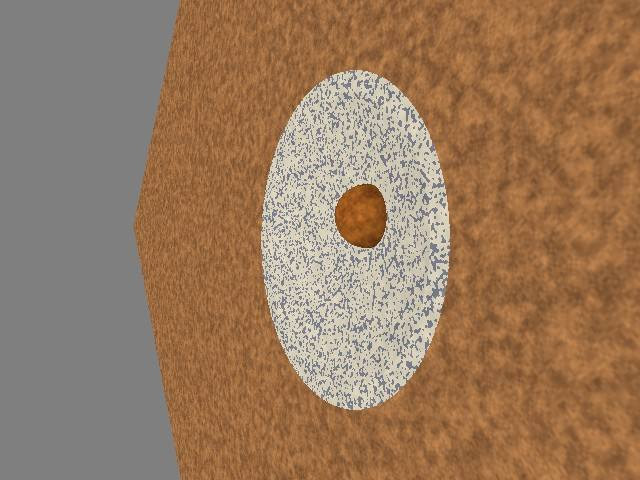
#> input picture ios/UITests/Fixtures/Sessions/2026-11-18T12-30-00Z/frames/000000.jpg, 640 x 480 px
$ python -i blur.py   (imports and definitions only)   (older library calls are emulated)
#> lines starting #> are read from the running program, lines starting #| are printed output that depends on the picture; after the words box and inside, x2 and y2 are one past the last pixel; in counts of white or black regions, pixels touching at a corner belong together
"""Complementary blur proxies, not a calibrated motion-blur probability."""
import cv2
import numpy as np


def measure(gray):
    pixels = gray.astype(np.float32)
    dx = cv2.Sobel(pixels, cv2.CV_32F, 1, 0)
    dy = cv2.Sobel(pixels, cv2.CV_32F, 0, 1)
    tensor = np.array([[np.mean(dx*dx), np.mean(dx*dy)], [np.mean(dx*dy), np.mean(dy*dy)]])
    eigen = np.linalg.eigvalsh(tensor)
    ratio = float((eigen[1]+1)/(eigen[0]+1))
    spectrum = cv2.dct(cv2.resize(pixels, (64, 64))) ** 2
    spectrum[0, 0] = 0
    yy, xx = np.indices((64, 64))
    high = float(spectrum[(xx+yy) >= 32].sum() / max(float(spectrum.sum()), 1e-8))
    sharpness = float(cv2.Laplacian(gray, cv2.CV_64F).var())
    gradient = float(np.sqrt(dx*dx+dy*dy).mean())
    return {"sharpness": sharpness, "gradientEnergy": gradient,
            "highFrequencyRatio": high, "directionalGradientRatio": ratio,
            "motionBlur": {"method": "directional-gradient-and-frequency-proxy", "directionalRatio": ratio,
                           "highFrequencyRatio": high, "calibratedProbability": False}}

>>> import cv2
>>> picture = cv2.imread('../../ios/UITests/Fixtures/Sessions/2026-11-18T12-30-00Z/frames/000000.jpg', cv2.IMREAD_GRAYSCALE)
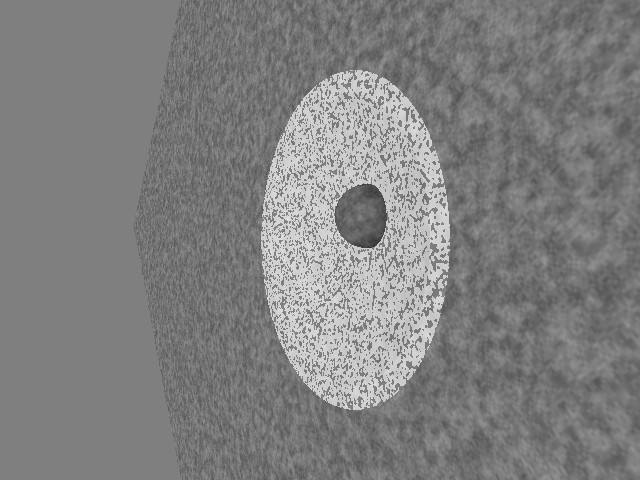
#> picture: shape (480, 640); min 34, max 253, mean 128.2
>>> result = measure(picture)
#> in measure, `dx = cv2.Sobel(pixels, cv2.CV_32F, 1, 0)`:
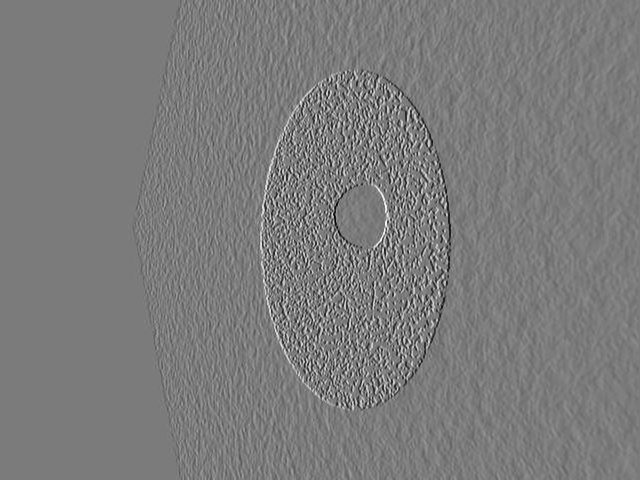
#> dx: shape (480, 640) float32; min -535, max 566, mean -0.2; drawn with min black and max white
#> in measure, `dy = cv2.Sobel(pixels, cv2.CV_32F, 0, 1)`:
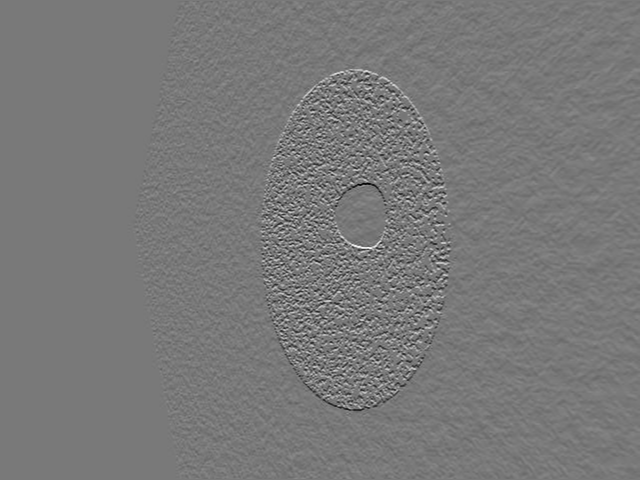
#> dy: shape (480, 640) float32; min -569, max 630, mean 0; drawn with min black and max white
#> in measure, `tensor = np.array([[np.mean(dx*dx), np.mean(dx*dy)], [np.mean(dx*dy), ..`: tensor = [[5443.7, -15.53], [-15.53, 3244.1]]
#> in measure, `eigen = np.linalg.eigvalsh(tensor)`: eigen = [3244, 5443.8]
#> in measure, `ratio = float((eigen[1]+1)/(eigen[0]+1))`: ratio = 1.68
#> in measure, `spectrum = cv2.dct(cv2.resize(pixels, (64, 64))) ** 2`:
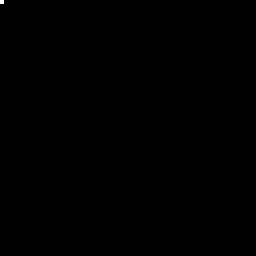
#> spectrum: shape (64, 64) float32 (shown 4 times larger); min 3.13e-06, max 67317056, mean 17156.9; drawn with min black and max white
#> in measure, `spectrum[0, 0] = 0`:
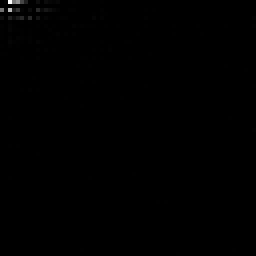
#> spectrum: shape (64, 64) float32 (shown 4 times larger); 0.02% of pixels changed, all inside (x1, y1, x2, y2) = (0, 0, 1, 1); drawn with min black and max white
#> in measure, `high = float(spectrum[(xx+yy) >= 32].sum() / max(float(spectrum.sum())..`: high = 0.247
#> in measure, `sharpness = float(cv2.Laplacian(gray, cv2.CV_64F).var())`: sharpness = 2373.1
#> in measure, `gradient = float(np.sqrt(dx*dx+dy*dy).mean())`: gradient = 51.57
#> result = 5 items

$ run again, on ios/UITests/Fixtures/Sessions/2026-11-18T12-30-00Z/frames/000001.jpg
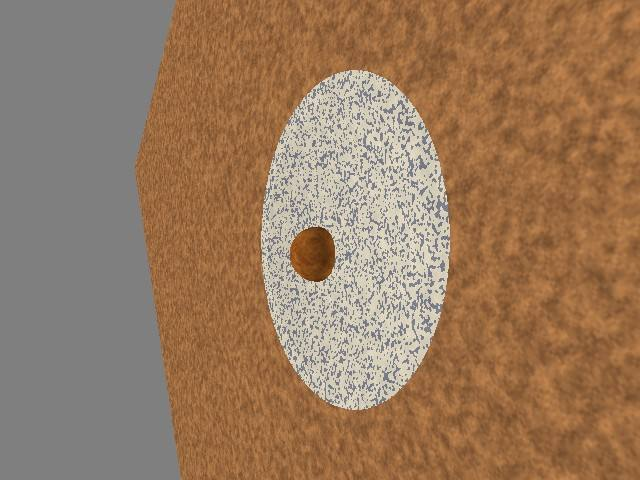
#> input picture ios/UITests/Fixtures/Sessions/2026-11-18T12-30-00Z/frames/000001.jpg, 640 x 480 px
#> `picture = cv2.imread('../../ios/UITests/Fixtures/Sessions/2026-11-18T1..`:
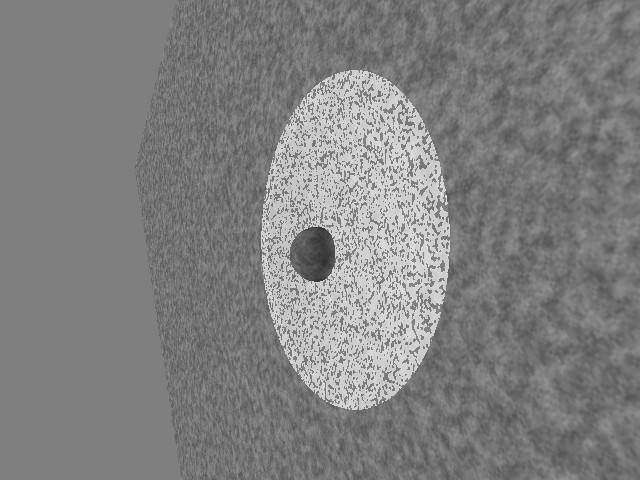
#> picture: shape (480, 640); min 25, max 255, mean 128.4
#> in measure, `dy = cv2.Sobel(pixels, cv2.CV_32F, 0, 1)`:
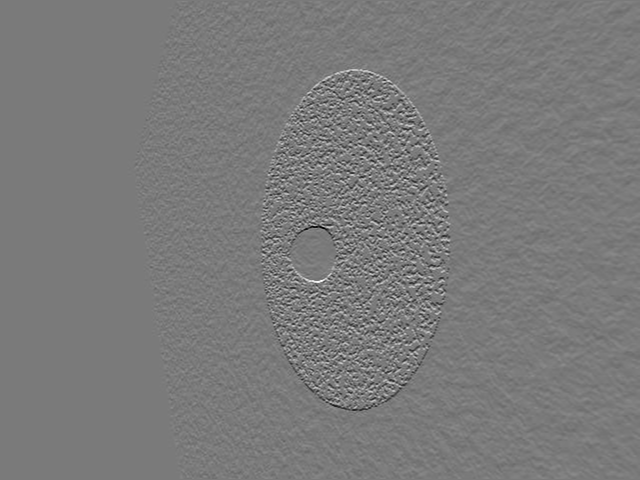
#> dy: shape (480, 640) float32; min -611, max 658, mean 0; drawn with min black and max white
#> tensor = [[5610.4, -1.99], [-1.99, 3322.2]]
#> eigen = [3322.2, 5610.4]
#> ratio = 1.69
#> high = 0.229
#> sharpness = 2332.7
#> gradient = 52.11
#> result = 5 items

$ run again, on ios/UITests/Fixtures/Sessions/2026-11-18T12-30-00Z/frames/000002.jpg
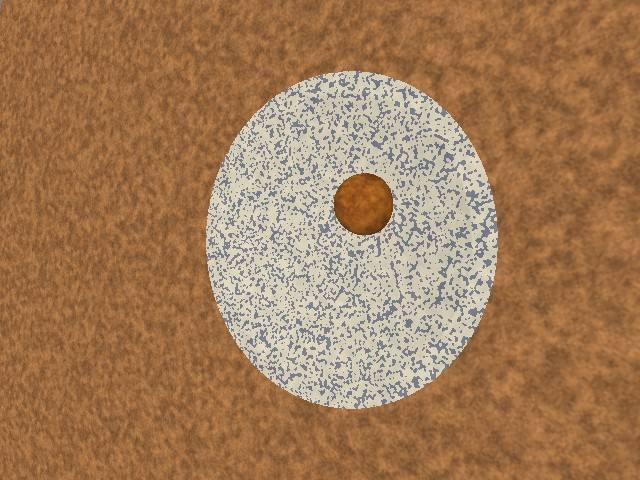
#> input picture ios/UITests/Fixtures/Sessions/2026-11-18T12-30-00Z/frames/000002.jpg, 640 x 480 px
#> `picture = cv2.imread('../../ios/UITests/Fixtures/Sessions/2026-11-18T1..`:
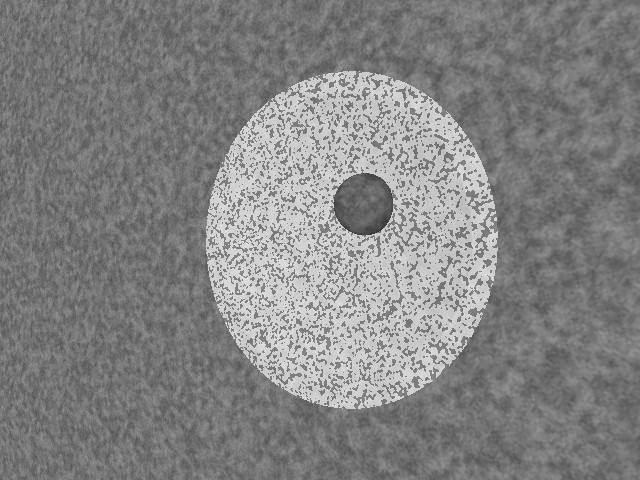
#> picture: shape (480, 640); min 37, max 253, mean 131
#> in measure, `dy = cv2.Sobel(pixels, cv2.CV_32F, 0, 1)`:
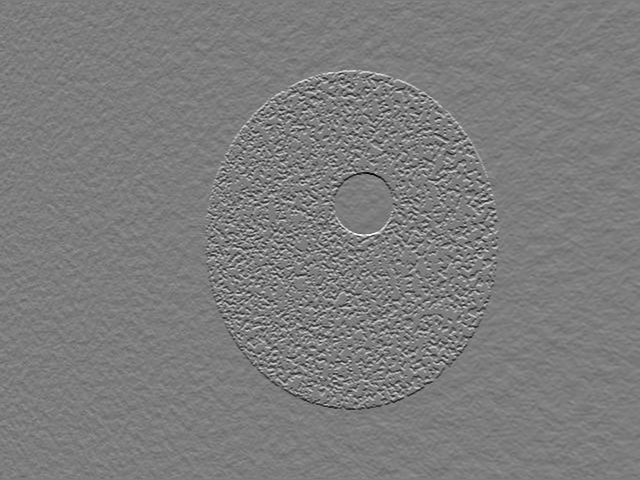
#> dy: shape (480, 640) float32; min -593, max 615, mean 0; drawn with min black and max white
#> tensor = [[7042.2, 25.23], [25.23, 6003.5]]
#> eigen = [6002.9, 7042.9]
#> ratio = 1.17
#> high = 0.228
#> sharpness = 2923.9
#> gradient = 72.25
#> result = 5 items
